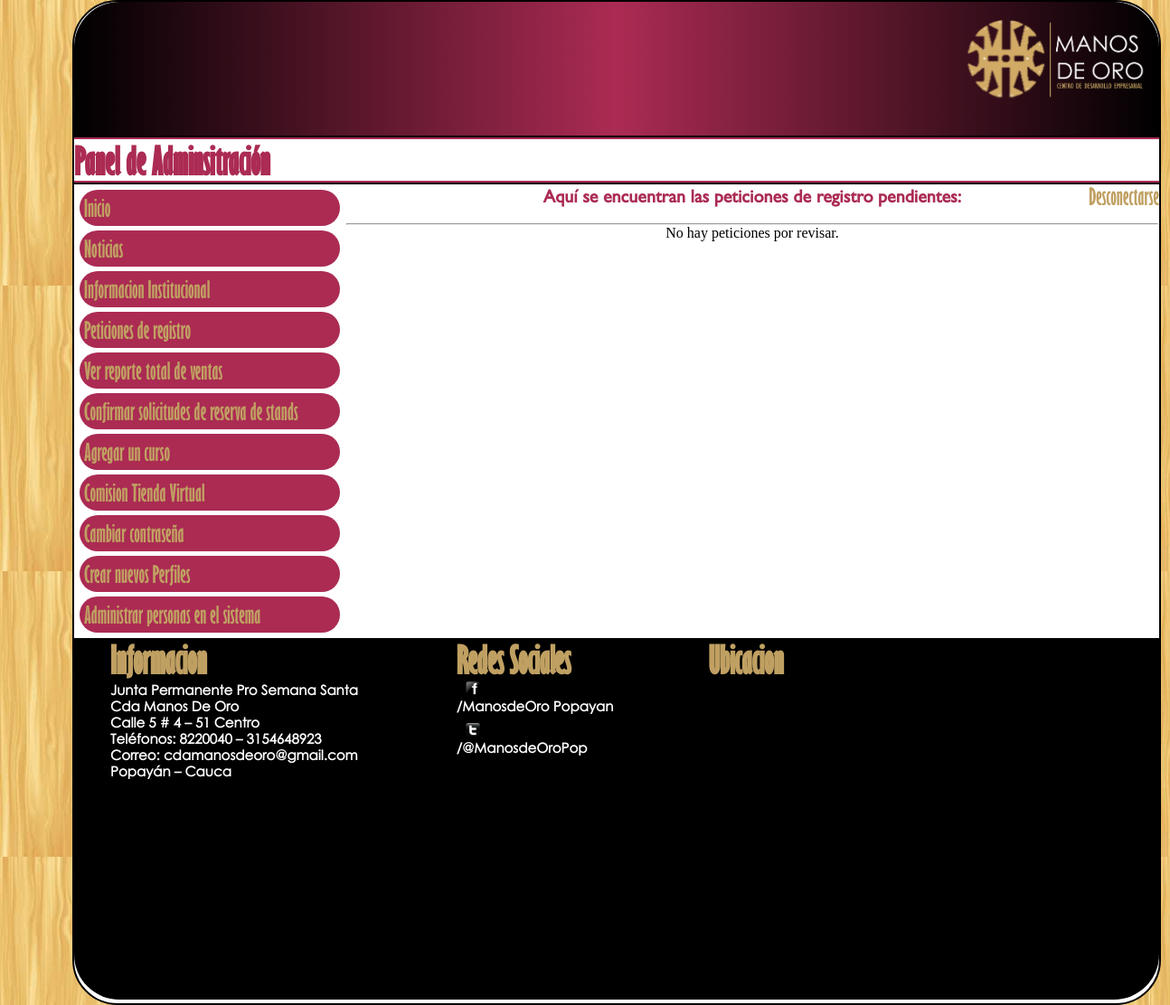
The app's page /Interfaces/peticionesRegistro.php (signed in), older data.
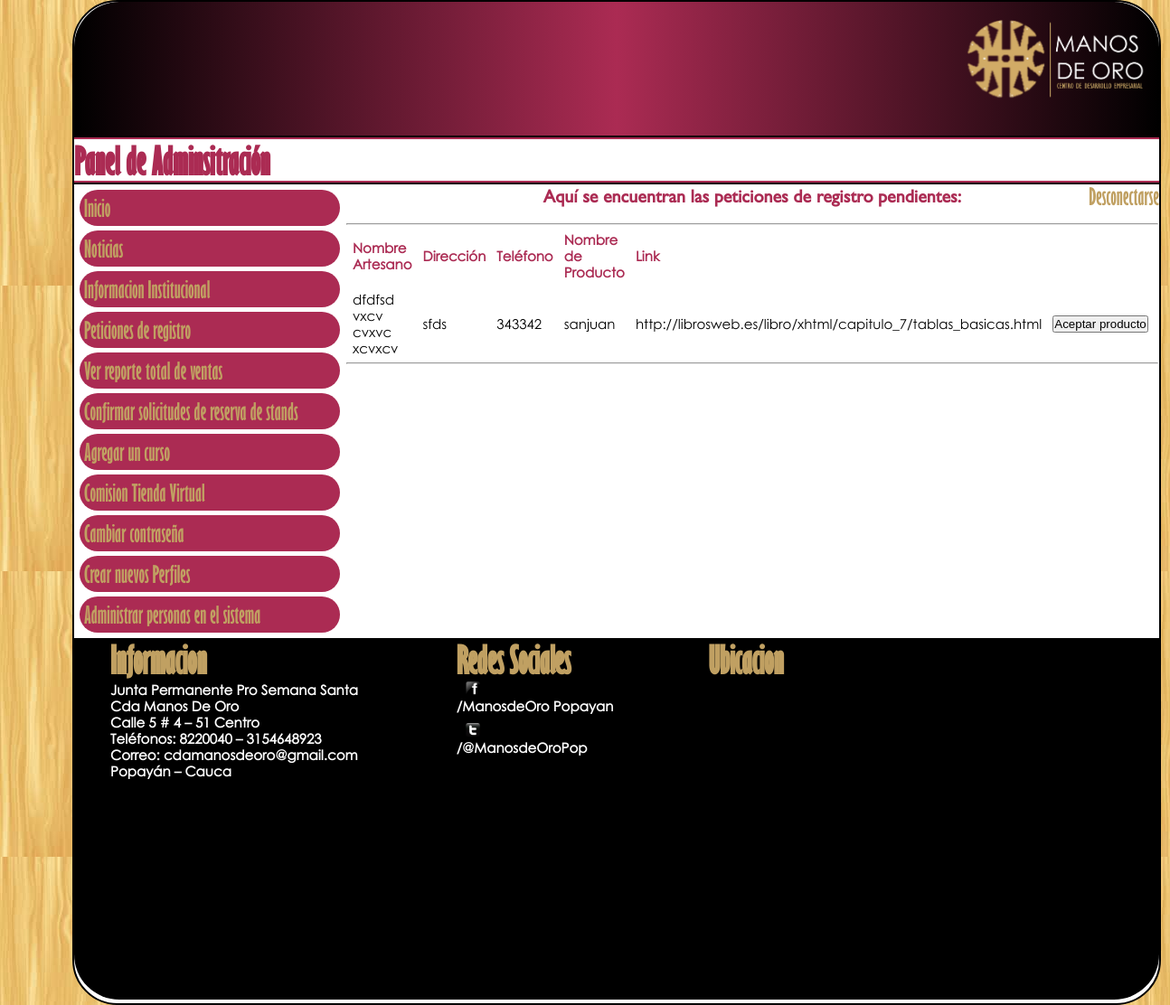
The same page, newer data.
### tables this page shows
CREATE TABLE IF NOT EXISTS `producto` (
`idproducto` int(11) NOT NULL,
  `nombproducto` varchar(220) NOT NULL,
  `descripcion` varchar(30) NOT NULL,
  `link` varchar(150) DEFAULT NULL,
  `idartesano` int(11) NOT NULL,
  `aceptado` tinyint(4) NOT NULL,
  `empresa` varchar(150) NOT NULL,
  `nroenvio` varchar(30) NOT NULL,
  `notificado` int(11) NOT NULL,
  `stock` int(11) DEFAULT NULL,
  `ventas` int(11) DEFAULT NULL,
  `formatofoto` int(11) DEFAULT NULL,
  `precio` int(11) NOT NULL DEFAULT '0',
  `mostrar` int(11) NOT NULL
);

CREATE TABLE IF NOT EXISTS `artesano` (
`idArtesano` int(11) NOT NULL,
  `TipoDoc` int(11) NOT NULL,
  `NroDoc` varchar(30) NOT NULL,
  `password` varchar(40) NOT NULL,
  `direccion` varchar(200) NOT NULL,
  `telefono` varchar(30) NOT NULL,
  `telefono2` varchar(25) NOT NULL,
  `username` varchar(30) DEFAULT NULL,
  `estado` int(11) NOT NULL,
  `nombre` varchar(200) NOT NULL,
  `celular` varchar(20) NOT NULL,
  `email` varchar(70) NOT NULL,
  `certificacion` tinyint(4) NOT NULL,
  `nivelestudio` int(11) NOT NULL,
  `aprendices` text,
  `cursos` text,
  `formatofoto` int(11) DEFAULT NULL
);

### Librerias/Producto.php (called while the page is built, shortened)
<?php
class Producto {
    var $idproducto;
    var $nombproducto;
    var $descripcion;
    var $link;
    var $idartesano;
    var $aceptado;
    var $empresa;
    var $nroenvio;
    var $notificado;
    var $stock;
    var $ventas;
    var $formatofoto;
    var $precio;
    var $mostrar;
    function getIdproducto() {
          return $this->idproducto;
    }
    function setIdproducto($idproductoIn) {
          $this->idproducto = $idproductoIn;
    }
    function getNombproducto() {
          return $this->nombproducto;
    }
    function setNombproducto($nombproducto) {
          $this->nombproducto = $nombproducto;
    }
    function getDescripcion() {
          return $this->descripcion;
    }
    function setDescripcion($descripcionIn) {
          $this->descripcion = $descripcionIn;
    }
    function getLink() {
          return $this->link;
    }
    function setLink($linkIn) {
          $this->link = $linkIn;
    }
    function getIdartesano() {
          return $this->idartesano;
    }
    function setIdartesano($idartesanoIn) {
          $this->idartesano = $idartesanoIn;
    }
    function getAceptado() {
          return $this->aceptado;
    }
    function setAceptado($aceptadoIn) {
          $this->aceptado = $aceptadoIn;
    }
    function getEmpresa() {
          return $this->empresa;
    }
    function setEmpresa($empresaIn) {
          $this->empresa = $empresaIn;
    }
    function getNroenvio() {
          return $this->nroenvio;
    }
    function setNroenvio($nroenvioIn) {
          $this->nroenvio = $nroenvioIn;
    }
    function getNotificado() {
          return $this->notificado;
    }
    function setNotificado($notificadoIn) {
          $this->notificado = $notificadoIn;
    }
    function getStock() {
          return $this->stock;
    }
    function setStock($stockIn) {
          $this->stock = $stockIn;
    }
    function getVentas() {
          return $this->ventas;
    }
    function setVentas($ventasIn) {
          $this->ventas = $ventasIn;
    }
    function getFormatofoto() {
          return $this->formatofoto;
    }
    function setFormatofoto($formatofotoIn) {
          $this->formatofoto = $formatofotoIn;
    }
    function getPrecio() {
          return $this->precio;
    }
    function setPrecio($precioIn) {
          $this->precio = $precioIn;
    }
    function getMostrar() {
          return $this->mostrar;
    }
    function setMostrar($mostrarIn) {
          $this->mostrar = $mostrarIn;
    }
}
?>

### Librerias/ProductoDao.php (called while the page is built, shortened)
<?php
class ProductoDao {
    function createValueObject() {
          return new Producto();
    }
    function searchMatching($conn, $valueObject) {
          $first = true;
          $sql = "SELECT * FROM producto WHERE 1=1 ";
          if (count($valueObject->getAceptado()) != 0) {
              if ($first) { $first = false; }
              $sql = $sql."AND aceptado = ".$valueObject->getAceptado()." ";
          }
          $sql = $sql."ORDER BY idproducto ASC ";
          $searchResults = $this->listQuery($conn, $sql);
          return $searchResults;
    }
    function listQuery($conn, $sql) {
          $searchResults = array();
          $result = $conn->execute($sql);
          while ($row = $conn->nextRow($result)) {
               $temp = $this->createValueObject();
               $temp->setIdproducto($row[0]);
               $temp->setNombproducto($row[1]);
               $temp->setDescripcion($row[2]);
               $temp->setLink($row[3]);
               $temp->setIdartesano($row[4]);
               $temp->setAceptado($row[5]);
               $temp->setEmpresa($row[6]);
               $temp->setNroenvio($row[7]);
               $temp->setNotificado($row[8]);
               $temp->setStock($row[9]);
               $temp->setVentas($row[10]);
               $temp->setFormatofoto($row[11]);
               $temp->setPrecio($row[12]);
               $temp->setMostrar($row[13]);
               array_push($searchResults, $temp);
          }
          return $searchResults;
    }
}
?>

### Librerias/Datasource.php (called while the page is built, shortened)
<?php
class Datasource {
        var $dbLink;
       function Datasource($dbHost, $dbName, $dbuser, $dbpasswd) {
                $this->dbLink = mysql_connect ($dbHost, $dbuser, $dbpasswd);
	}
        function execute($sql) {
                $result = mysql_query($sql, $this->dbLink);
                return $result;
        }
        function nextRow ($result) {
                $row = mysql_fetch_array($result);
                return $row;
        }
        function checkErrors($sql) {
                $err=mysql_error();
                $errno=mysql_errno();
                if($errno) {
                        $message = "The following SQL command ".$sql." caused Database error: ".$err.".";
                        print "Unrecowerable error has occurred. All data will be logged.";
                        print "Please contact System Administrator for help! \n";
                        print " ".$message." \n";
                        exit;
                } else {
                        return;
                }
        }
}
?>

### Librerias/ArtesanoDao.php (called while the page is built, shortened)
<?php
class ArtesanoDao
{
    function createValueObject() {
          return new Artesano();
    }
    function getObject($conn, $idArtesano) {
          $valueObject = $this->createValueObject();
          $valueObject->setIdArtesano($idArtesano);
          $this->load($conn, $valueObject);
          return $valueObject;
    }
    function load($conn, $valueObject) {
          $sql = "SELECT * FROM artesano WHERE (idArtesano = ".$valueObject->getIdArtesano().") ";
          if ($this->singleQuery($conn, $sql, $valueObject))
               return true;
          else
               return false;
    }
    function singleQuery($conn, $sql, $valueObject) {
          $result = $conn->execute($sql);
          if ($row = $conn->nextRow($result)) {
                   $valueObject->setIdArtesano($row[0]);
                   $valueObject->setTipoDoc($row[1]);
                   $valueObject->setNroDoc($row[2]);
                   $valueObject->setPassword($row[3]);
                   $valueObject->setDireccion($row[4]);
                   $valueObject->setTelefono($row[5]);
                   $valueObject->setTelefono2($row[6]);
                   $valueObject->setUsername($row[7]);
                   $valueObject->setEstado($row[8]);
                   $valueObject->setNombre($row[9]);
                   $valueObject->setCelular($row[10]);
                   $valueObject->setEmail($row[11]);
                   $valueObject->setCertificacion($row[12]);
                   $valueObject->setNivelestudio($row[13]);
                   $valueObject->setAprendices($row[14]);
                   $valueObject->setCursos($row[15]);
                   $valueObject->setFormatofoto($row[16]);
          } else {
               return false;
          }
          return true;
    }
}
?>

### Librerias/Artesano.php (called while the page is built, shortened)
<?php
class Artesano {
    var $idArtesano;
    function getIdArtesano() {
          return $this->idArtesano;
    }
    function setIdArtesano($idArtesanoIn) {
          $this->idArtesano = $idArtesanoIn;
    }
}
?>

### Interfaces/peticionesRegistro.php (the view, shortened to what the changed rows need)
<?php
	include_once("../Librerias/Datasource.php");
	include_once("../Librerias/ProductoDao.php");
	include_once("../Librerias/Producto.php");
	include_once("../Librerias/Artesano.php");
	include_once("../Librerias/ArtesanoDao.php");
	if(isset($_SESSION["USER"]))
	{
		if($_SESSION["ROL"]!="Administrador")
		{
			if($_SESSION["ROL"]=="Administrador de tienda")
			{
				?>
				<script>
					alert("No tienes permiso para ver esto. Ser\u00e1s redireccionado a tu p\u00e1gina de inicio");
				</script>
				<meta http-equiv="refresh" content="0,url=admonTienda.php">
				<?php
			}
			else
			{
				?>
					<script>
						alert("No tienes permiso para ver esto. Ser\u00e1s redireccionado a tu p\u00e1gina de inicio");
					</script>
					<meta http-equiv="refresh" content="0,url=principal.php">
				<?php
			}
		}
		else
		{
			$conn=new Datasource($dbhost,$dbName,$dbUser,$dbPassword);
			$pdao=new ProductoDao();
			$artdao=new ArtesanoDao();
			?>
<!DOCTYPE html>
<html>
	<head>
				<link rel="stylesheet" href="../css/diseno.css">
	</head>
	<body  onload="initialize()">
		<div id="contenedor">
			<nav id="nav_admon">
				<div style="float: center; width: 33%;">
					<h1 id="titulos_noti">Panel de Adminsitración</h1>
				</div>
			</nav>
			<section id="sec6">
				<center>
					<h1 id="strings_editar_rojo">Aquí se encuentran las peticiones de registro pendientes:</h1><br>
<hr>
					<div id="tabla">
						<?php
							$busqueda=new Producto();
							$busqueda->setAceptado(0);
							$prodnoaceptados=$pdao->searchMatching($conn,$busqueda);
							if(count($prodnoaceptados)!=0)
							{
								?>
									<table >
										<tr>
											<td  style="padding:5px">
											<h1 id="strings_editar_rojo2">Nombre Artesano</h1>
											</td>
											<td style="padding:5px">
											<h1 id="strings_editar_rojo2">Dirección</h1>
											</td>
											<td style="padding:5px">
											<h1 id="strings_editar_rojo2">Teléfono</h1>
											</td>
											<td style="padding:5px">
												<h1 id="strings_editar_rojo2">Nombre de Producto</h1>
											</td>
											<td  style="padding:5px">
												<h1 id="strings_editar_rojo2">Link</h1>
											</td>
											<td style="padding:5px">
											</td>
										</tr>
										<?php
											for($i=0;$i<count($prodnoaceptados);$i++)
											{
												if($prodnoaceptados[$i]->getAceptado()==0)
												{
													$producto=$prodnoaceptados[$i];
													$artesano=$artdao->getObject($conn,($producto->getIdartesano()));
													echo("<tr>");
													echo("<td  style='padding:5px' id='strings_editar'>".(utf8_encode($artesano->getNombre()))."</td>");
													echo("<td  style='padding:5px' id='strings_editar'>".($artesano->getDireccion())."</td>");
													echo("<td  style='padding:5px' id='strings_editar'>".($artesano->getTelefono())."</td>");
													echo("<td  style='padding:5px' id='strings_editar'>".(utf8_encode($producto->getDescripcion()))."</td>");
													echo("<td  style='padding:5px' id='strings_editar'>".$producto->getLink()."</td>");
													echo("<td style='padding:5px' ><input type='button' value='Aceptar producto' onclick='aceptarProducto(".$producto->getIdproducto().")'></td>");
													echo("<td style='padding:5px' ><input type='button' value='Rechazar producto' onclick='rechazarProducto(".$producto->getIdproducto().")'></td>");
													echo("</tr>");
												}
											}
										?>
									</table>
<hr>
								<?php
							}
							else
							{
								?>
									No hay peticiones por revisar.
								<?php
							}
						?>
					</div>
				</center>
			</section>
			<footer>
				<div style="float: left; width: 33%;">
						<h1 id="titulos_footer">Informacion</h1>
						<h1 id="strings_footer">Junta Permanente Pro Semana Santa</h1>
						<h1 id="strings_footer">Cda Manos De Oro</h1>
						<h1 id="strings_footer">Calle 5 # 4 – 51 Centro</h1>
						<h1 id="strings_footer">Teléfonos: 8220040 – 3154648923</h1>
						<h1 id="strings_footer">Correo: cdamanosdeoro@gmail.com</h1>
						<h1 id="strings_footer">Popayán – Cauca</h1>
				</div>
				<div style="float: left; width: 23%;">
						<h1 id="titulos_footer">Redes Sociales</h1>
						<div id="foot_face">
							<h1 id="strings_footer">/ManosdeOro Popayan</h1>
						</div>
						<br>
						<div id="foot_twiter">
						<h1 id="strings_footer">/@ManosdeOroPop</h1>
						</div>
				</div>
				<div style="float: right; width: 43%;">
						<h1 id="titulos_footer">Ubicacion</h1>
			</footer>
		</div>
	</body>
</html>
			<?php
		}
	}
?>

Row changes from the older to the newer data that the page shows:
added producto: idartesano.nombre "dfdfsd vxcv cvxvc xcvxcv", idartesano.direccion "sfds", idartesano.telefono "343342", descripcion "sanjuan", link "http://librosweb.es/libro/xhtml/capitulo_7/tablas_basicas.html"
Text that changed along with them:
text no longer shown: "No hay peticiones por revisar."
text now shown: "Nombre Artesano Dirección Teléfono Nombre de Producto Link"
